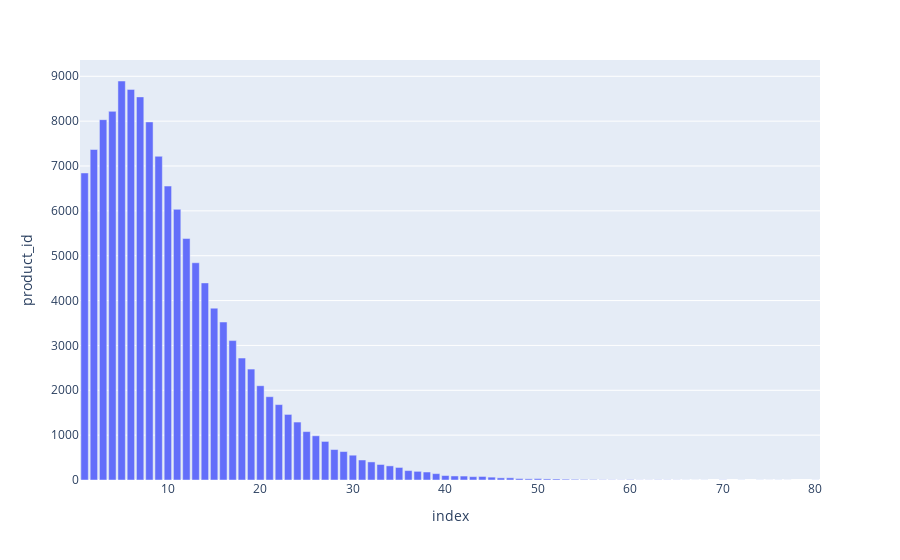

Notebook code for this chart:
### Code cell
df = train.groupby("order_id").count()['product_id'].value_counts()
df = df.reset_index().sort_values(by='index')
px.bar(df,x='index',y='product_id')

### Figure 1 — Plotly figure (JSON) as saved in the notebook; plotly's stock layout.template omitted (floating-point values rounded to 4 significant figures)
{"data": [{"alignmentgroup": "True", "hovertemplate": "index=%{x}<br>product_id=%{y}<extra></extra>", "legendgroup": "", "marker": {"color": "#636efa", "pattern": {"shape": ""}}, "name": "", "offsetgroup": "", "orientation": "v", "showlegend": false, "textposition": "auto", "type": "bar", "x": [1, 2, 3, 4, 5, 6, 7, 8, 9, 10, 11, 12, 13, 14, 15, 16, 17, 18, 19, 20, 21, 22, 23, 24, 25, 26, 27, 28, 29, 30, 31, 32, 33, 34, 35, 36, 37, 38, 39, 40, 41, 42, 43, 44, 45, 46, 47, 48, 49, 50, 51, 52, 53, 54, 55, 56, 57, 58, 59, 60, 61, 62, 63, 64, 65, 66, 67, 68, 70, 72, 74, 75, 76, 77, 80], "xaxis": "x", "y": [6845, 7368, 8033, 8218, 8895, 8708, 8541, 7983, 7217, 6553, 6034, 5383, 4843, 4394, 3831, 3522, 3108, 2719, 2473, 2102, 1857, 1681, 1462, 1292, 1079, 986, 860, 679, 634, 553, 446, 403, 346, 315, 280, 210, 193, 178, 142, 99, 90, 88, 75, 79, 64, 48, 49, 32, 26, 31, 24, 23, 18, 15, 12, 10, 6, 5, 4, 8, 3, 3, 5, 4, 3, 2, 1, 2, 4, 2, 2, 1, 2, 1, 2], "yaxis": "y"}], "layout": {"barmode": "relative", "legend": {"tracegroupgap": 0}, "margin": {"t": 60}, "xaxis": {"anchor": "y", "domain": [0, 1], "title": {"text": "index"}}, "yaxis": {"anchor": "x", "domain": [0, 1], "title": {"text": "product_id"}}}}
